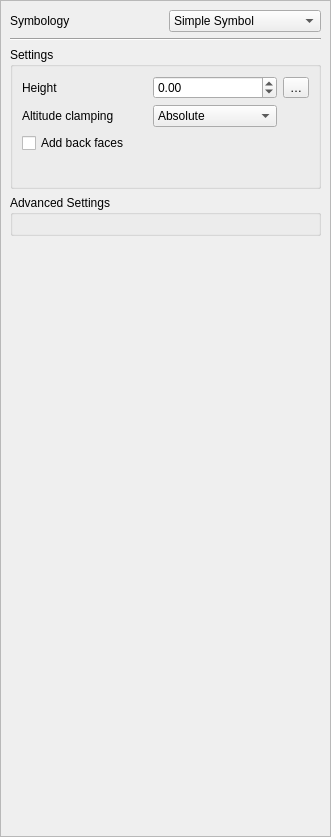
<?xml version="1.0" encoding="UTF-8"?>
<ui version="4.0">
 <class>Mesh3DSymbolWidget</class>
 <widget class="QWidget" name="Mesh3DSymbolWidget">
  <property name="geometry">
   <rect>
    <x>0</x>
    <y>0</y>
    <width>331</width>
    <height>837</height>
   </rect>
  </property>
  <property name="windowTitle">
   <string>Form</string>
  </property>
  <layout class="QVBoxLayout" name="verticalLayout">
   <property name="leftMargin">
    <number>0</number>
   </property>
   <property name="topMargin">
    <number>0</number>
   </property>
   <property name="rightMargin">
    <number>0</number>
   </property>
   <property name="bottomMargin">
    <number>0</number>
   </property>
   <item>
    <widget class="QScrollArea" name="scrollArea">
     <property name="widgetResizable">
      <bool>true</bool>
     </property>
     <widget class="QWidget" name="scrollAreaWidgetContents">
      <property name="geometry">
       <rect>
        <x>0</x>
        <y>0</y>
        <width>329</width>
        <height>835</height>
       </rect>
      </property>
      <layout class="QGridLayout" name="gridLayout">
       <item row="0" column="1">
        <widget class="QComboBox" name="mComboBoxSymbologyType">
         <item>
          <property name="text">
           <string>Simple Symbol</string>
          </property>
         </item>
         <item>
          <property name="text">
           <string>Advanced Symbol</string>
          </property>
         </item>
        </widget>
       </item>
       <item row="3" column="0" colspan="2">
        <widget class="Line" name="line">
         <property name="minimumSize">
          <size>
           <width>0</width>
           <height>0</height>
          </size>
         </property>
         <property name="baseSize">
          <size>
           <width>0</width>
           <height>0</height>
          </size>
         </property>
         <property name="orientation">
          <enum>Qt::Horizontal</enum>
         </property>
        </widget>
       </item>
       <item row="4" column="0" colspan="2">
        <widget class="QGroupBox" name="mGroupBoxSimpleSettings">
         <property name="title">
          <string>Settings</string>
         </property>
         <layout class="QGridLayout" name="gridLayout_4">
          <item row="1" column="0">
           <widget class="QLabel" name="label_3">
            <property name="text">
             <string>Altitude clamping</string>
            </property>
           </widget>
          </item>
          <item row="0" column="0">
           <widget class="QLabel" name="label">
            <property name="text">
             <string>Height</string>
            </property>
           </widget>
          </item>
          <item row="3" column="0" colspan="2">
           <widget class="QgsPhongMaterialWidget" name="widgetMaterial" native="true">
            <layout class="QGridLayout" name="gridLayout_5"/>
           </widget>
          </item>
          <item row="1" column="1">
           <widget class="QComboBox" name="cboAltClamping">
            <item>
             <property name="text">
              <string>Absolute</string>
             </property>
            </item>
            <item>
             <property name="text">
              <string>Relative</string>
             </property>
            </item>
            <item>
             <property name="text">
              <string>Terrain</string>
             </property>
            </item>
           </widget>
          </item>
          <item row="0" column="1">
           <widget class="QgsDoubleSpinBox" name="spinHeight">
            <property name="minimum">
             <double>-99999.000000000000000</double>
            </property>
            <property name="maximum">
             <double>99999.000000000000000</double>
            </property>
           </widget>
          </item>
          <item row="0" column="2">
           <widget class="QgsPropertyOverrideButton" name="btnHeightDD">
            <property name="text">
             <string>…</string>
            </property>
           </widget>
          </item>
          <item row="2" column="0">
           <widget class="QCheckBox" name="chkAddBackFaces">
            <property name="text">
             <string>Add back faces</string>
            </property>
           </widget>
          </item>
         </layout>
        </widget>
       </item>
       <item row="6" column="0">
        <spacer name="verticalSpacer">
         <property name="orientation">
          <enum>Qt::Vertical</enum>
         </property>
         <property name="sizeHint" stdset="0">
          <size>
           <width>20</width>
           <height>40</height>
          </size>
         </property>
        </spacer>
       </item>
       <item row="0" column="0">
        <widget class="QLabel" name="label_8">
         <property name="text">
          <string>Symbology</string>
         </property>
        </widget>
       </item>
       <item row="5" column="0" colspan="2">
        <widget class="QGroupBox" name="mGroupBoxAdvancedSettings">
         <property name="title">
          <string>Advanced Settings</string>
         </property>
         <layout class="QGridLayout" name="gridLayout_2"/>
        </widget>
       </item>
      </layout>
     </widget>
    </widget>
   </item>
  </layout>
 </widget>
 <customwidgets>
  <customwidget>
   <class>QgsDoubleSpinBox</class>
   <extends>QDoubleSpinBox</extends>
   <header>qgsdoublespinbox.h</header>
  </customwidget>
  <customwidget>
   <class>QgsPropertyOverrideButton</class>
   <extends>QToolButton</extends>
   <header>qgspropertyoverridebutton.h</header>
  </customwidget>
  <customwidget>
   <class>QgsPhongMaterialWidget</class>
   <extends>QWidget</extends>
   <header>qgsphongmaterialwidget.h</header>
   <container>1</container>
  </customwidget>
 </customwidgets>
 <resources/>
 <connections/>
</ui>
